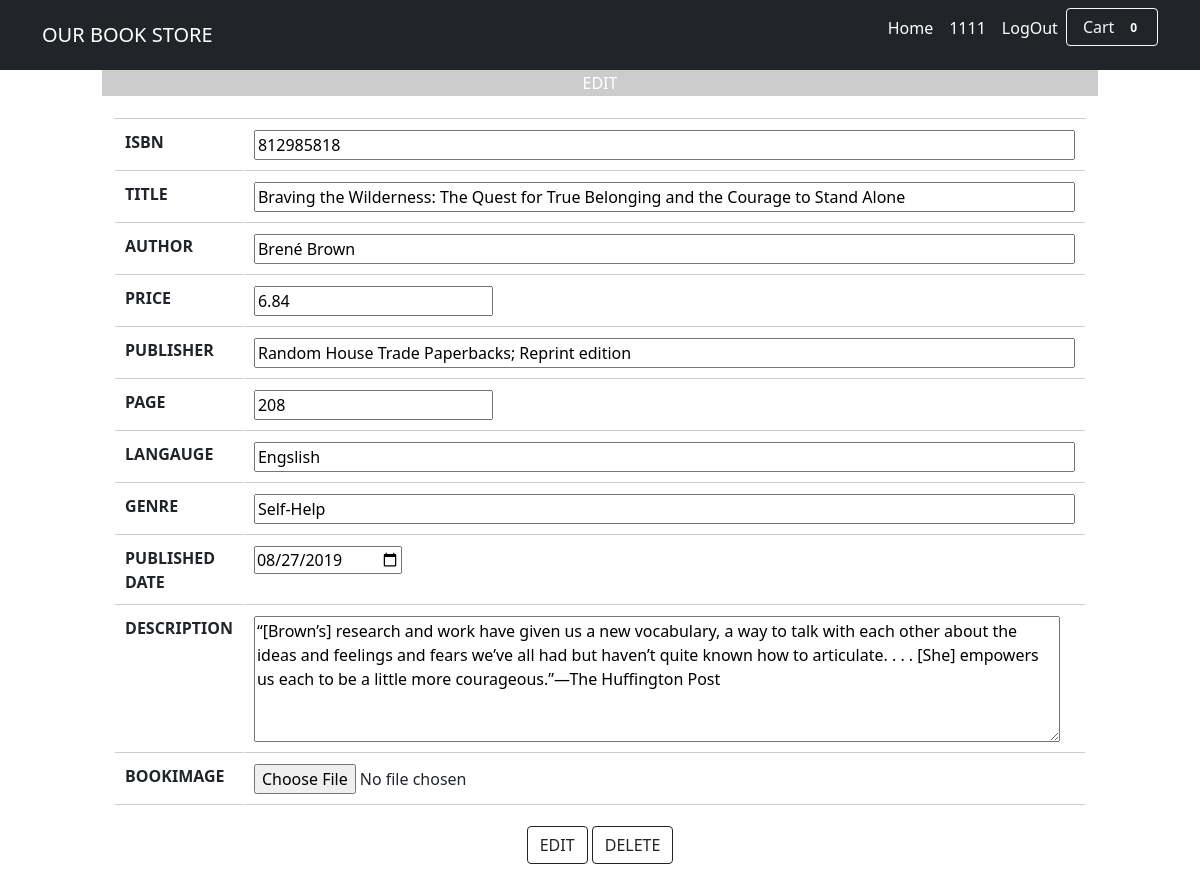
Page /edit.php?bookid=5 (signed in) on the committed database.
### tables this page shows
CREATE TABLE IF NOT EXISTS `book` (
  `bookid` int(11) NOT NULL AUTO_INCREMENT,
  `isbn` varchar(50) NOT NULL,
  `title` text,
  `price` float DEFAULT '0',
  `author` text,
  `bookimage` text,
  `description` text,
  `publisher` text,
  `page` int(11) DEFAULT '0',
  `language` text,
  `published_date` date DEFAULT NULL,
  `genre` text,
  PRIMARY KEY (`bookid`)
);

### edit.php (the view, shortened to what this page needs)
<!DOCTYPE>
<?php
    $conn=mysqli_connect('localhost','root','','bookstore');
    $bookid=$_GET['bookid'];
    $sql="select * from book where bookid=$bookid";
    $result=mysqli_query($conn,$sql);
    $info=mysqli_fetch_assoc($result);
    $total=0;
?>
<html>
<head>
        <link href="css/styles.css" rel="stylesheet" />
</head>
<body>
<nav class="navbar navbar-expand-lg navbar-dark bg-dark">
            <div class="container">
                <a class="navbar-brand" href="#">OUR BOOK STORE</a>
                <div class="collapse navbar-collapse" id="navbarSupportedContent">
                    <ul class="navbar-nav ms-auto mb-2 mb-lg-0">
                        <li class="nav-item"><a class="nav-link active" aria-current="page" href="./index.php">Home</a></li>
                        <?php
                        if(isset($_SESSION['userid']))
                        {?>
                            <li class="nav-item"><a class="nav-link active" aria-current="page"><?php echo $_SESSION['userid'];?></a></li>
                            <li class="nav-item"><a class="nav-link active" aria-current="page" href="./logout.php">LogOut</a></li>
                            <form class="d-flex">
                        <button class="btn btn-outline-light" type="button" onclick="location.href='./cart.php'">
                            Cart
                            <span class="badge bg-dark text-white ms-1 rounded-pill"><?php echo $total;?></span>
                        </button>
                    </form>
                        <?php
                        }
                        else {?>
                        <li class="nav-item"><a class="nav-link active" aria-current="page" href="./login.php">LogIn</a></li>
                        <li class="nav-item"><a class="nav-link active" aria-current="page" href="./signin.php">SignIn</a></li>
                        <?php
                        }
                        ?>
                    </ul>
                </div>
            </div>
        </nav>
        <form method = "post" action = "updatebook.php" enctype="multipart/form-data">
        <table  style="padding-top:50px" align = center width=700 border=0 cellpadding=2 >
                <tr>
                <td height=20 align= center bgcolor=#ccc><font color=white> EDIT</font></td>
                </tr>
                <tr>
                <td bgcolor=white>
                <table class = "table2">
                <input type = hidden name ="bookid" size=83 value="<?php echo $info['bookid'];?>"></td>
                        <tr>
                        <td>ISBN</td>
                        <td><input type = text name ="isbn" size=83 value="<?php echo $info['isbn'];?>"></td>
                        </tr>
                        <tr>
                        <td>TITLE</td>
                        <td><input type = text name = title size=83 value="<?php echo $info['title'];?>"></td>
                        </tr>
                        <tr>
                        <td>AUTHOR</td>
                        <td><input type = text name = "author" size=83 value="<?php echo $info['author'];?>"></td>
                        </tr>
                        <tr>
                        <td>PRICE</td>
                        <td><input type = number step="0.01" name = "price" size=83 value="<?php echo $info['price'];?>"></td>
                        </tr>
                        <tr>
                        <td>PUBLISHER</td>
                        <td><input type = text  name = "publisher" size=83 value="<?php echo $info['publisher'];?>"></td>
                        </tr>
                        <tr>
                        <td>PAGE</td>
                        <td><input type = number  name = "page" size=83 value="<?php echo $info['page'];?>"></td>
                        </tr>
                        <tr>
                        <td>LANGAUGE</td>
                        <td><input type = text  name = "language" size=83 value="<?php echo $info['language'];?>"></td>
                        </tr>
                        <tr>
                        <td>GENRE</td>
                        <td><input type = text  name = "genre" size=83 value="<?php echo $info['genre'];?>"></td>
                        </tr>
                        <tr>
                        <td>PUBLISHED DATE</td>
                        <td><input type = date  name = "published_date" size=83 value="<?php echo $info['published_date'];?>"></td>
                        </tr>
                        <tr>
                        <td>DESCRIPTION</td>
                        <td><textarea name = "description" cols=85 rows=5 ><?php echo $info['description'];?></textarea></td>
                        </tr>
                        <tr>
                        <td>BOOKIMAGE</td>
                        <td><input type = file name = "bookimage" size=83>
                        <input type = hidden name = "bookimage" size=83 value="<?php echo $info['bookimage'];?>"></td></td>
                        </tr>
                        </table>
                        <center>
                        <input type = "submit" class="btn btn-outline-dark" name="edit" value="EDIT">
                        <input type = "submit" class="btn btn-outline-dark" name="edit" value="DELETE">
                        </center>
        </form>
</body>
</html>

### edit.php (style rules this page uses)
table.table2 { border-collapse: separate; border-spacing: 1px; text-align: left; line-height: 1.5; border-top: 1px solid #ccc; margin : 20px 10px; }
table.table2 tr { width: 50px; padding: 10px; font-weight: bold; vertical-align: top; border-bottom: 1px solid #ccc; }
table.table2 td { width: 100px; padding: 10px; vertical-align: top; border-bottom: 1px solid #ccc; }

### rows in the picture
book: isbn "812985818", title "Braving the Wilderness: The Quest for True Belonging and the Courage to Stand Alone", author "Brené Brown", price "6.84", publisher "Random House Trade Paperbacks; Reprint edition", page "208", language "Engslish", genre "Self-Help", published_date "08/27/2019", description "“[Brown’s] research and work have given us a new vocabulary, a way to talk with each other about the ideas and feelings and fears we’ve all had but haven’t quite known how to articulate. . . . [She] empowers us each to be a little more courageous.”—The Huffington Post"

### other values in the picture
$_SESSION['userid'] "1111"
$total "0"
